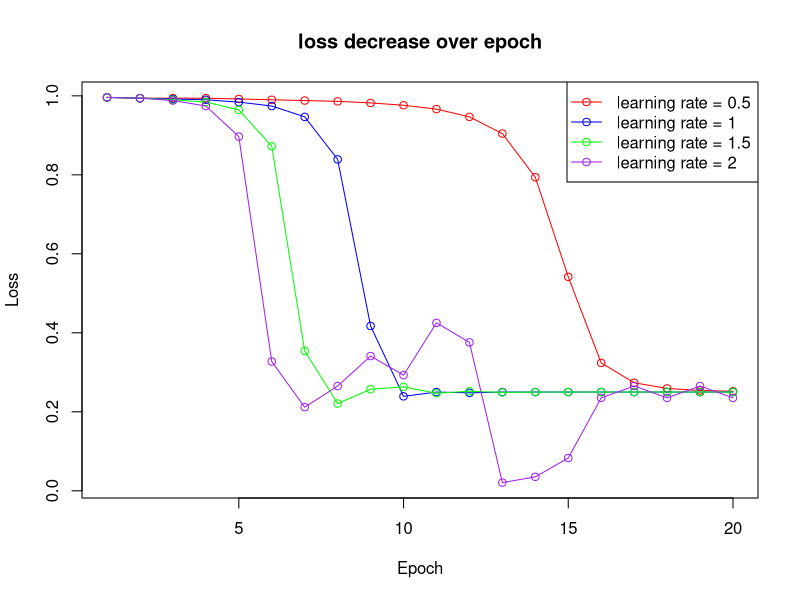
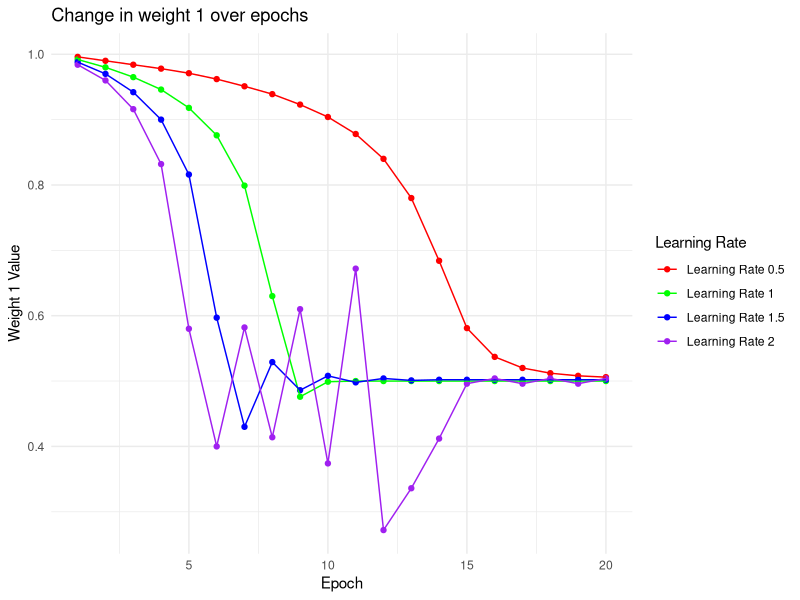
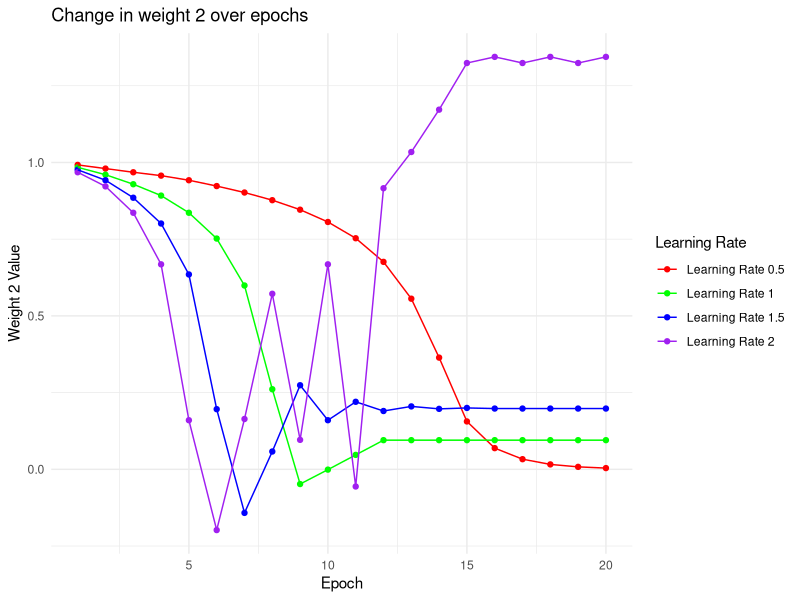
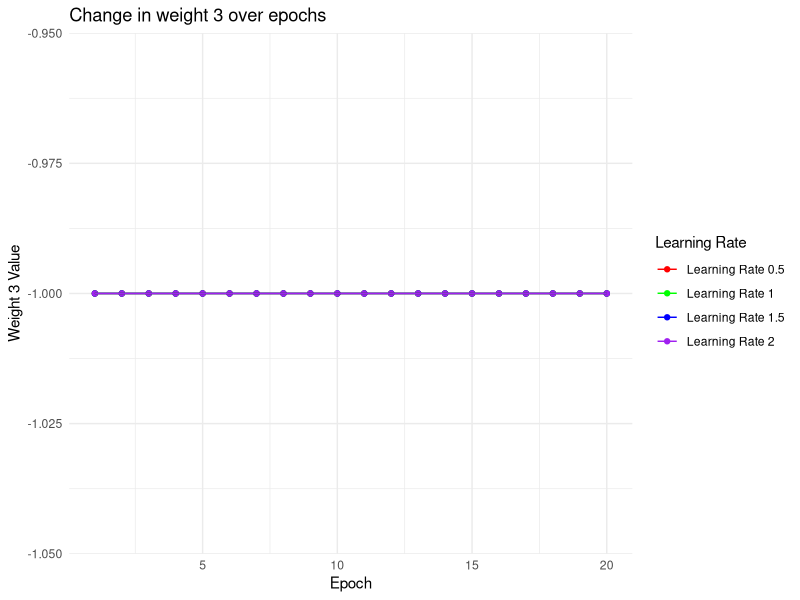
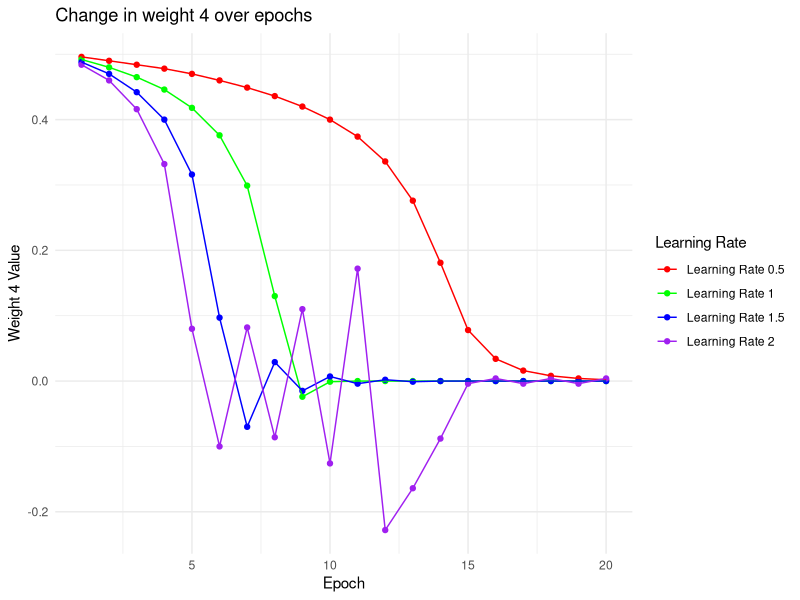
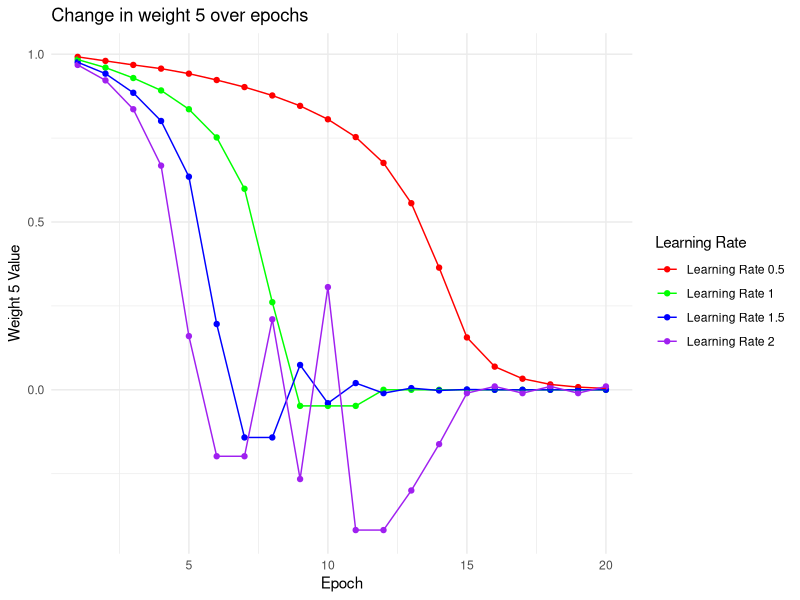
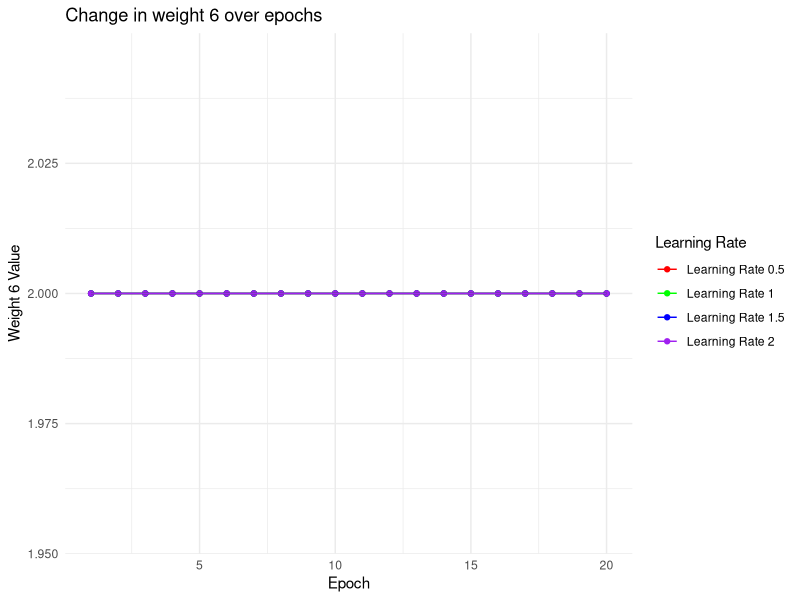

Here is the R script that generated these plots, in order:
## ---- chunk 1
knitr::opts_chunk$set(echo = TRUE)
library(ggplot2)
## ---- chunk 2
f <- function(q) {
  if (q > 0) {
    return(1)
  } else {
    return(0)
  }
}

x <- 4
y <- 0

epoch <- 20
loss <-list( c(numeric(epoch)) )
a <- 1
main_w_list <- vector("list", 4)
w <- vector("list", epoch)

for (j in c(0.5,1,1.5,2)) {
  eta <- j # learning rate
  q<- c(1,1,-1,0.5,1,2)
  
  # BACKPROPAGATION
  for (i in 1:epoch) {
    z <- round(c(q[1]*x, q[2]*x, q[3]*x), 3)
    f_z <- round(c(max(0, z[1]), max(0, z[2]), max(0, z[3])), 3)
    z0 <- round(f_z[1]*q[4] + f_z[2]*q[5] + f_z[3]*q[6], 3)
    sigma_z0 <- round(1 / (1 + exp(-z0)), 3)
    k <- round(-2*(y - sigma_z0) * sigma_z0 * (1 - sigma_z0) * x, 3)
    grad_e <- round(k * c(q[4], q[5], 0, 
                          f(z[1])*q[4], f(z[2])*q[5], f(z[3])*q[6]), 3)
    loss[[a]][i] <- (y-sigma_z0)^2 
    w_new <- round(q - eta * grad_e,3)
    q <- w_new
    w[[i]] <- w_new
  }
  if (j < 2  ) {loss <- append(loss, list(c(numeric(epoch))))}
  main_w_list[[a]] <- w

  a <- a +1
  
}
## ---- chunk 3

colors <- c("red", "blue", "green", "purple")
legend_labels <- c("learning rate = 0.5", "learning rate = 1", 
                   "learning rate = 1.5", "learning rate = 2")
plot(loss[[1]], type = "o", col = colors[1], xlab = "Epoch", ylab = "Loss", 
     ylim = range(unlist(loss)),main="loss decrease over epoch")
for (i in 2:length(loss)) {
  lines(loss[[i]], type = "o", col = colors[i])
}
legend("topright", legend = legend_labels, col = colors, lty = 1, pch = 1)

# Plot change of weights values over epoch
plot_weight <- function(weight_index) {
  data_to_plot <- data.frame(
    epoch = rep(1:epoch, 4),
    value = unlist(lapply(main_w_list, function(w) sapply(w, `[[`, weight_index))),
    learning_rate = rep(c(0.5, 1, 1.5, 2), each = epoch)
  )
  
  ggplot(data_to_plot, aes(x = epoch, y = value, color = as.factor(learning_rate))) +
    geom_point() +
    geom_line() + # Omit this line if you don't want lines connecting the points.
    labs(
      title = paste("Change in weight", weight_index, "over epochs"),
      x = "Epoch",
      y = paste("Weight", weight_index, "Value"),
      color = "Learning Rate"
    ) +
    scale_color_manual(
      values = c("red", "green", "blue", "purple"),
      labels = paste("Learning Rate", c(0.5, 1, 1.5, 2))
    ) +
    theme_minimal()
}

# To save the plots in a list
plot_list <- list()

# Generate and plot data for each weight
for (i in 1:6) {
  plot_list[[i]] <- plot_weight(i)
}

print(plot_list[[1]]) 
print(plot_list[[2]]) 
print(plot_list[[3]]) 
print(plot_list[[4]]) 
print(plot_list[[5]]) 
print(plot_list[[6]]) 


